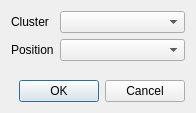
<?xml version="1.0" encoding="UTF-8"?>
<ui version="4.0">
 <class>InsertClusterDialog</class>
 <widget class="QDialog" name="InsertClusterDialog">
  <property name="geometry">
   <rect>
    <x>0</x>
    <y>0</y>
    <width>196</width>
    <height>113</height>
   </rect>
  </property>
  <property name="windowTitle">
   <string>Insert Cluster</string>
  </property>
  <layout class="QGridLayout" name="gridLayout">
   <item row="0" column="0">
    <layout class="QFormLayout" name="formLayout">
     <item row="0" column="0">
      <widget class="QLabel" name="labelClusterName">
       <property name="text">
        <string>Cluster</string>
       </property>
      </widget>
     </item>
     <item row="0" column="1">
      <widget class="QComboBox" name="comboBoxClusterName"/>
     </item>
     <item row="1" column="0">
      <widget class="QLabel" name="labelPosition">
       <property name="text">
        <string>Position</string>
       </property>
      </widget>
     </item>
     <item row="1" column="1">
      <widget class="QComboBox" name="comboBoxPosition"/>
     </item>
    </layout>
   </item>
   <item row="1" column="0">
    <widget class="QDialogButtonBox" name="buttonBox">
     <property name="orientation">
      <enum>Qt::Horizontal</enum>
     </property>
     <property name="standardButtons">
      <set>QDialogButtonBox::Cancel|QDialogButtonBox::Ok</set>
     </property>
    </widget>
   </item>
  </layout>
 </widget>
 <resources/>
 <connections>
  <connection>
   <sender>buttonBox</sender>
   <signal>accepted()</signal>
   <receiver>InsertClusterDialog</receiver>
   <slot>accept()</slot>
   <hints>
    <hint type="sourcelabel">
     <x>248</x>
     <y>254</y>
    </hint>
    <hint type="destinationlabel">
     <x>157</x>
     <y>274</y>
    </hint>
   </hints>
  </connection>
  <connection>
   <sender>buttonBox</sender>
   <signal>rejected()</signal>
   <receiver>InsertClusterDialog</receiver>
   <slot>reject()</slot>
   <hints>
    <hint type="sourcelabel">
     <x>316</x>
     <y>260</y>
    </hint>
    <hint type="destinationlabel">
     <x>286</x>
     <y>274</y>
    </hint>
   </hints>
  </connection>
 </connections>
</ui>
